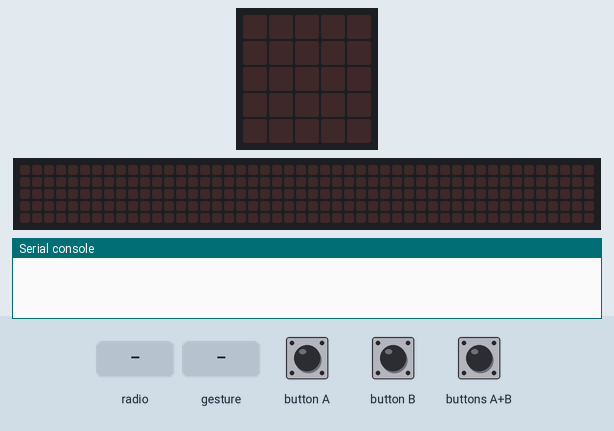
Simulated run of this program. Board: BBC micro:bit (MakeCode). Shown: the board's 5×5 LED display, a strip that is not on the board, showing the scrolling text unrolled, the last lines printed to the serial console. The inputs (shaded band) are chosen by the test bench. No radio messages arrive unless stated (any console line starting 'radio sent:' is added by the test bench); a tilt is held for 1.5 s and a shake lasts 1 s, then the board lies face up again; the 48×5 strip is a reading aid, not a part: it shows the text the display is scrolling, unrolled, one strip-width of it at a time.

Above: at 1.2 s.
1.3 s: button A pressed for 0.15 s
At 1.9 s:
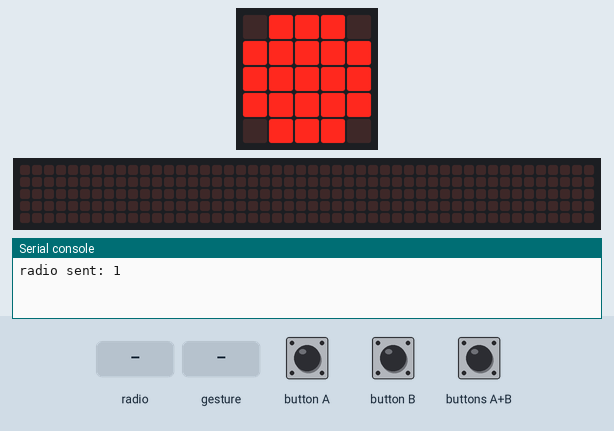
2.9 s: button B pressed for 0.15 s
At 4.2 s:
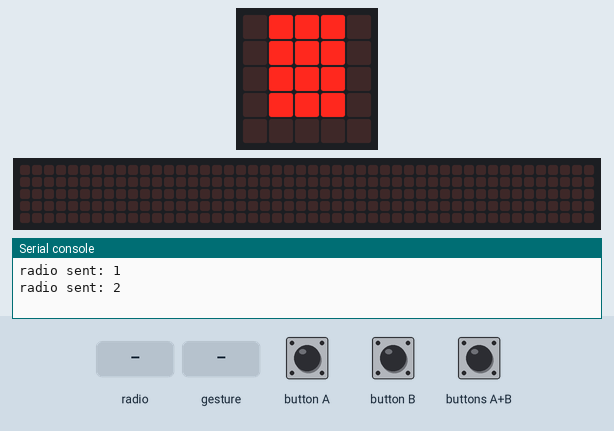
4.5 s: buttons A+B pressed for 0.15 s
At 5.6 s:
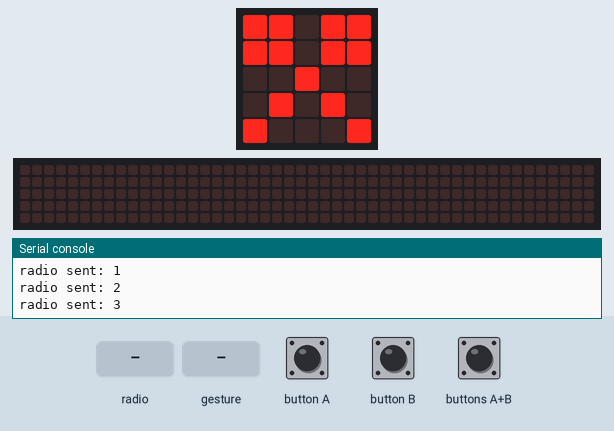
6.1 s: radio message "2" arrives
At 6.17 s:
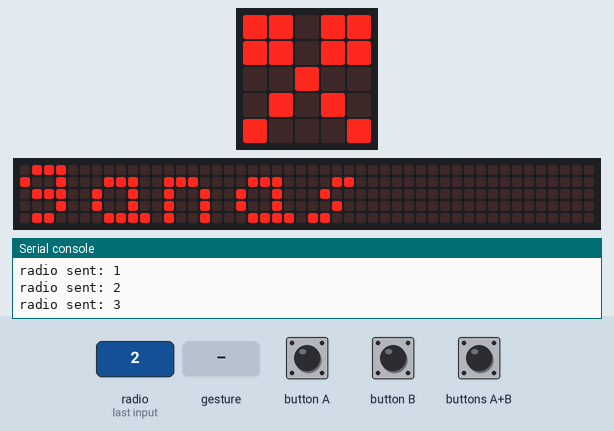
9.1 s: gesture 'shake'
At 9.47 s:
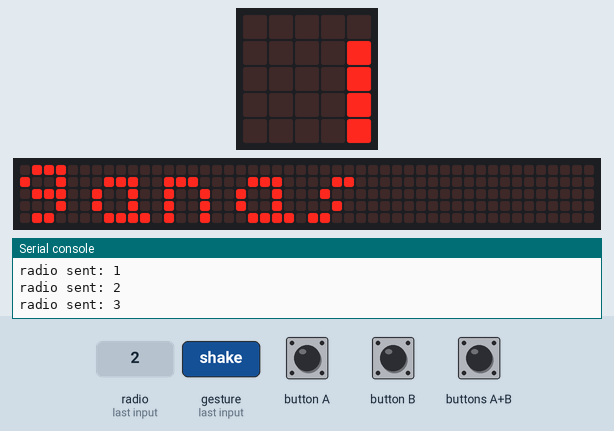
12.1 s: buttons A+B pressed for 1 s
At 13.8 s:
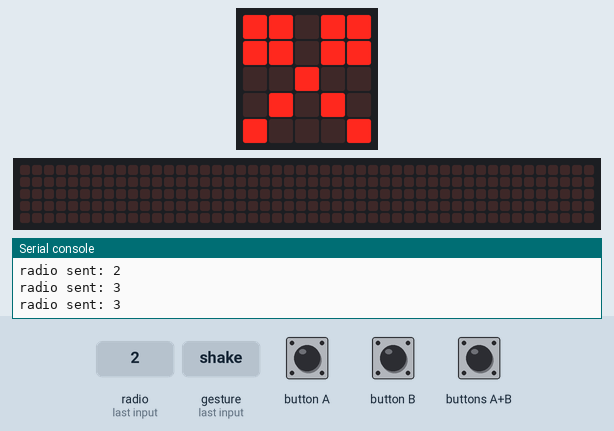
Timing chart, 0 to 15.3 s (numbered marks = the images above; inputs shaded):
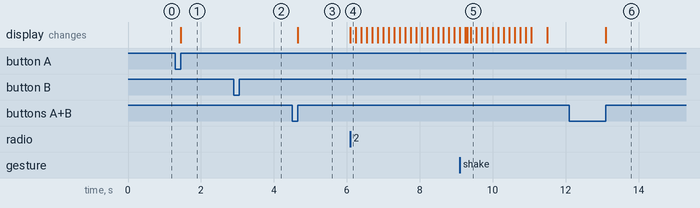

Measured:
- after the input at 1.3 s, the display: changes after 0.15 s (image 1)
- after the input at 2.9 s, the display: changes after 0.15 s (image 2)
- after the input at 4.5 s, the display: changes after 0.15 s (image 3)
- after the input at 6.1 s, the display: changes at once (image 4)
- after the input at 12.1 s, the display: changes after 1.0 s (image 6)

The program:

main.ts
```typescript
radio.onReceivedNumber(function (receivedNumber) {
    if (receivedNumber == 1) {
        if (Mi_jugada == 1) {
            basic.showString("empate")
        } else if (Mi_jugada == 2) {
            basic.showString("ganas")
        } else if (Mi_jugada == 3) {
            basic.showString("pierdes")
        }
    } else if (receivedNumber == 2) {
        if (Mi_jugada == 1) {
            basic.showString("pierdes")
        } else if (Mi_jugada == 2) {
            basic.showString("empate")
        } else if (Mi_jugada == 3) {
            basic.showString("ganas")
        }
    } else if (receivedNumber == 3) {
        if (Mi_jugada == 1) {
            basic.showString("ganas")
        } else if (Mi_jugada == 2) {
            basic.showString("pierdes")
        } else if (Mi_jugada == 3) {
            basic.showString("empate")
        }
    }
})
input.onButtonPressed(Button.A, function () {
    basic.showLeds(`
        . # # # .
        # # # # #
        # # # # #
        # # # # #
        . # # # .
        `)
    Mi_jugada = 1
    radio.sendNumber(1)
    basic.pause(1000)
})
input.onGesture(Gesture.Shake, function () {
    basic.clearScreen()
    Mi_jugada = 0
})
input.onButtonPressed(Button.AB, function () {
    basic.showLeds(`
        # # . # #
        # # . # #
        . . # . .
        . # . # .
        # . . . #
        `)
    Mi_jugada = 3
    radio.sendNumber(3)
    basic.pause(1000)
})
input.onButtonPressed(Button.B, function () {
    basic.showLeds(`
        . # # # .
        . # # # .
        . # # # .
        . # # # .
        . . . . .
        `)
    Mi_jugada = 2
    radio.sendNumber(2)
    basic.pause(1000)
})
let Mi_jugada = 0
radio.setGroup(220)
```

test.ts
```typescript
// aquí va el archivo "tests"; esto no se compilará cuando este paquete se utilice como una extensión.
```
